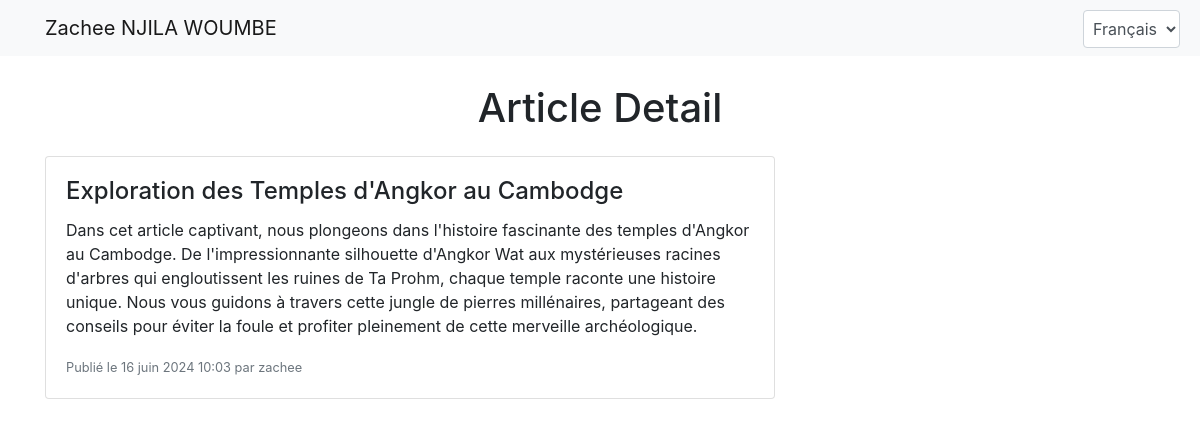
Screenshot of /article/2/ with the database file from the repository.
### main/models.py (models this page shows, shortened)
class Article(models.Model):
    title = models.CharField(max_length=200)
    content = models.TextField()
    publication_date = models.DateTimeField(auto_now_add=True)
    author = models.CharField(max_length=100)

### main/views.py (the view, shortened to what this page needs)
# urls.py: path('article/<int:pk>/', views.article_detail, name='article_detail'),
def article_detail(request, pk):
    article = get_object_or_404(Article, pk=pk)
    lang = request.COOKIES.get(settings.LANGUAGE_COOKIE_NAME)
    if not lang:
        lang = translation.get_language()
    context = {
        'article': article,
        'lang': lang,
        'LANGUAGES': settings.LANGUAGES,
    }
    return render(request, 'main/article_detail.html', context)

### main/templates/main/article_detail.html (shortened to what this page needs)
{% load i18n %}
<!DOCTYPE html>
<html lang="{{ lang }}">
<head>
    <link href="https://stackpath.bootstrapcdn.com/bootstrap/4.5.2/css/bootstrap.min.css" rel="stylesheet">
</head>
<body>
    <nav class="navbar navbar-expand-lg navbar-light bg-light fixed-top">
        <div class="container">
            <a class="navbar-brand" href="#">{% trans "My Site" %}</a>
            <div class="language-menu">
                <form id="language-form" method="GET" class="form-inline">
                    <select name="lang" class="form-control" onchange="this.form.submit()">
                        {% for code, name in LANGUAGES %}
                            <option value="{{ code }}" {% if code == lang %}selected{% endif %}>{{ name }}</option>
                        {% endfor %}
                    </select>
                </form>
            </div>
        </div>
    </nav>
    <div class="container">
        <h1 class="my-4 text-center">{% block page_heading %}{% trans "Article Detail" %}{% endblock %}</h1>
        <div class="row">
            <div class="col-lg-8">
                <div class="card h-100">
                    <div class="card-body">
                        <h4 class="card-title">{% block article_title %}{{ article.title }}{% endblock %}</h4>
                        <p class="card-text">{% block article_content %}{% trans article.content %}{% endblock %}</p>
                        <p class="card-text"><small class="text-muted">{% block article_details %}{% trans "Published on" %} {{ article.publication_date }} {% trans "by" %} {{ article.author }}{% endblock %}</small></p>
                    </div>
                </div>
            </div>
        </div>
    </div>
</body>
</html>

### main/templates/main/article_detail.html (style rules this page uses)
body { padding-top: 60px; }
.language-menu { position: absolute; top: 10px; right: 10px; }
.language-menu select { padding: 5px; margin-right: 10px; }

### rows the page displays
Article: title "Exploration des Temples d'Angkor au Cambodge", publication_date "16 juin 2024 10:03", author "zachee"

### other values shown
form field lang "Français"
